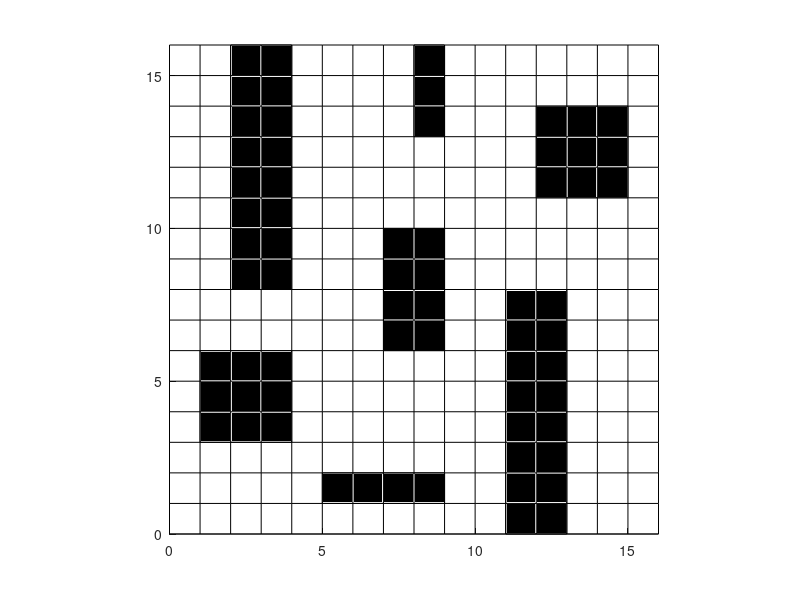

This figure's MATLAB source: (Note: this script raises an error after producing the figure.)

%%%%%%%%%%%%%%%%%%%%%%%%%%%%%%%%%%%%%%%%%%%%%%%%%%%%%%%%%%%%%%%%%%%%%%%%%%%
%
% ECE8743 Advanced Robotics
% Visibility Graph based robot global path planning for static obstacles
% Evloved from Aditya Jain's codes
% edited by: Meshaal Mouawad 09/29/2021
% Configued in Environment 4 for map 1
%
%%%%%%%%%%%%%%%%%%%%%%%%%%%%%%%%%%%%%%%%%%%%%%%%%%%%%%%%%%%%%%%%%%%%%%%%%%%
%
%
%
clc
close all
clear
tic
%% Defining environment variables
start = [0.5,15.5];     % star
goal = [15.5, 0.5];     % goal position
n = 2;                  % no. of obstacles

%% Defining the grid
[X,Y]=meshgrid(0:16);
figure; hold on;
plot(X,Y,'k');
plot(Y,X,'k');axis on

axis([0 16 0 16]);
axis square
Ob2 = [1 3 3 3];
Ob3 = [5 1 4 1];
Ob4 = [7 6 2 4];
Ob5 = [8 13 1 3];
Ob6 = [11 0 2 8];
Ob7 = [12 11 3 3];
rectangle('Position',[2 8 2 8], 'FaceColor',[0 0 0])% creates a rectangle  [x y w h]
% axis([0 100 0 100])
rectangle('Position',Ob2, 'FaceColor',[0 0 0])
rectangle('Position',Ob3, 'FaceColor',[0 0 0])
rectangle('Position',Ob4, 'FaceColor',[0 0 0])
rectangle('Position',Ob5, 'FaceColor',[0 0 0])
rectangle('Position',Ob6, 'FaceColor',[0 0 0])
rectangle('Position',Ob7, 'FaceColor',[0 0 0])
% Plotting start position
circles(start(1), start(2),0.3, 'facecolor','green')
% Plotting goal position
circles(goal(1), goal(2),0.3, 'facecolor','yellow')

%% initialising the hash map
cor1 = [2,8];
cor2 = [2,16];
cor3 = [4,16];
cor4 = [4,8];

cor5 = [1,3];
cor6 = [1,6];
cor7 = [4,6];
cor8 = [4,3];

cor9 = [5,1];
cor10 = [5,2];
cor11 = [9,2];
cor12 = [9,1];

cor13 = [7,6];
cor14 = [7,10];
cor15 = [9,10];
cor16 = [9,6];

cor17 = [8,13];
cor18 = [8,16];
cor19 = [9,16];
cor20 = [19,13];

cor21 = [11,0];
cor22 = [11,8];
cor23 = [13, 8];
cor24 = [13. 0];

cor25 = [12, 11];
cor26 = [12, 14];
cor27 = [15, 14];
cor28 = [15, 11];
%%% 3rd Config
keys = {'a', 'b', 'c', 'd', 'e', 'f', 'g', 'h', 'i', 'j', 'k', 'l', 'm', 'n', 'o', 'p', 'q', 'r', 's', 't', 'u', 'v', 'w', 'x', 'y', 'z', 'aa','ab','ac','ad'};
values = {start, cor1, cor2, cor3, cor4, cor5, cor6, cor7, cor8, cor9, cor10, cor11, cor12, cor13, cor14, cor15, cor16, cor17, cor18, cor19, cor20, cor21, cor22, cor23, cor24, cor25, cor26, cor27, cor28,goal};
% values = {start, , [20,30], [40,30], [40,10], [50,5], [50,25], [65,25], [65,5], [70,10], [70,30], [90,30], [90,10], [10,40], [10,60], [30,60], [30,40], [40,40], [40,60], [75,60], [75,40], [80,35], [80,75], [95,75], [95,35], [10,70], [10,90], [15,90], [15,70], [20,70], [20,90], [40,90], [40,70], [50,65], [50,90], [70,90], [70,65], goal};
%%%%%%%%%%%%%%%%%

Map = containers.Map(keys, values);
len = Map.values;
Map('ad');


%% Building all the obstacle edges
length = size(keys);    % this contains the number of nodes
edges = [];
for i = 2:(length(2)-2)   
        temp = [values{1,i}(1), values{1,i+1}(1), values{1,i}(2), values{1,i+1}(2)];
        edges = vertcat(edges, temp);                
end


% Removing edges which are not obstacle edges
sizeEdges = size(edges);
i = 4;
while i < (sizeEdges(1)-1)
    [edges,ps] = removerows(edges,'ind',i);
    sizeEdges = size(edges);
    i = i + 3;
end

% Adding 1 edge pair in each obstacle which were not added in the earlier
% for loop
i = 2;
while i < length(2)-2    
    temp = [values{1,i}(1), values{1,i+3}(1), values{1,i}(2), values{1,i+3}(2)];
    edges = vertcat(edges, temp);
    i = i + 4;    
end


%% Calculating the valid edges and adding them to the graph
ledgeSize = size(edges);
noEdges = ledgeSize(1);

G = graph();

for i = 1:length(2)    
    for j = (i + 1):length(2)        
        % find equation of the edge to be checked
        p1 = values{1,i};
        q1 = values{1,j};
        m1 = (q1(2)-p1(2))/(q1(1)-p1(1));
        c1 = p1(2) - m1*(p1(1));
        %%%%%%%%%%%%
    
        flag = 1;    % flag to check if the edge has any intersection with any other edge;
                     % '1' means no intersection
        % need to compare with the edges   
        for k = 1:noEdges
            
            ed = edges(k,:);            
            m2 = (ed(4) - ed(3))/(ed(2) - ed(1));
            if(ed(2)==ed(1))
                m2 = 1e+10;
            end
            c2 = ed(3) - m2*ed(1);  
            
            if m1==m2 %% ignoring 
                t = 1;
            else
                
                %%%%%%
                temp1 = ed(3) - m1*ed(1) - c1;
                temp2 = ed(4) - m1*ed(2) - c1;
                
                temp3 = p1(2) - m2*p1(1) - c2;
                temp4 = q1(2) - m2*q1(1) - c2;
                
                if (sign(temp1) ~= sign(temp2)) &&  sign(temp1)~=0 && sign(temp2)~=0 && (sign(temp3) ~= sign(temp4)) &&  sign(temp3)~=0 && sign(temp4)~=0
                    flag = 0;
                    break
                end
                %%%%%%
            end

        end
        if flag==1
            G = addedge(G,keys{i}, keys{j});
        end
                
    end    
end

%% Removing the diagonals of the obstacle from the visible edges
length = size(keys);    % this contains the number of nodes
i = 2;

while i < (length(2)-2)
    
    G = rmedge(G,keys{i}, keys{i+2});
    G = rmedge(G,keys{i+1}, keys{i+3});
    i = i + 4;
end

% G = rmedge(G,keys{15}, keys{32});
% G = rmedge(G,keys{14}, keys{33});
% G = rmedge(G,keys{15}, keys{4});
% G = rmedge(G,keys{14}, keys{5});
% G = rmedge(G,keys{10}, keys{25});
% G = rmedge(G,keys{9}, keys{12});

%% Plotting all the visible edges

visEd = G.Edges;  % this has the visible edges
sizeEd = size(G.Edges);

for i=1:sizeEd(1)
   x = visEd(i,1);
   xx = x{1,1};
   p1 = Map(xx{1,1});
   p2 = Map(xx{1,2});
   xpoints = [p1(1,1), p2(1,1)];
   ypoints = [p1(1,2), p2(1,2)];
   hold on
   plot(xpoints, ypoints, 'b')
end

%% finding the shortest path in the graph and printing it 

path = shortestpath(G, keys{1}, keys{length(2)});
pathSize = size(path);

totalDis = 0;    % this will contain the total distance in units for the final selected path

for i=1:pathSize(2)-1
    p1 = Map(path{i});
    p2 = Map(path{i+1});
    
    totalDis = totalDis + EuclDist(p1,p2);
    
    xpoints = [p1(1,1), p2(1,1)];
    ypoints = [p1(1,2), p2(1,2)];
    hold on
    plot(xpoints, ypoints, 'k', 'LineWidth', 3)
    title('Visibility Graph')
end

toc
totalDis
%%%%%%%%%%%%%% end %%%%%%%%%%%%%%%%%%%%%%%%%%%%%%%%%%%
